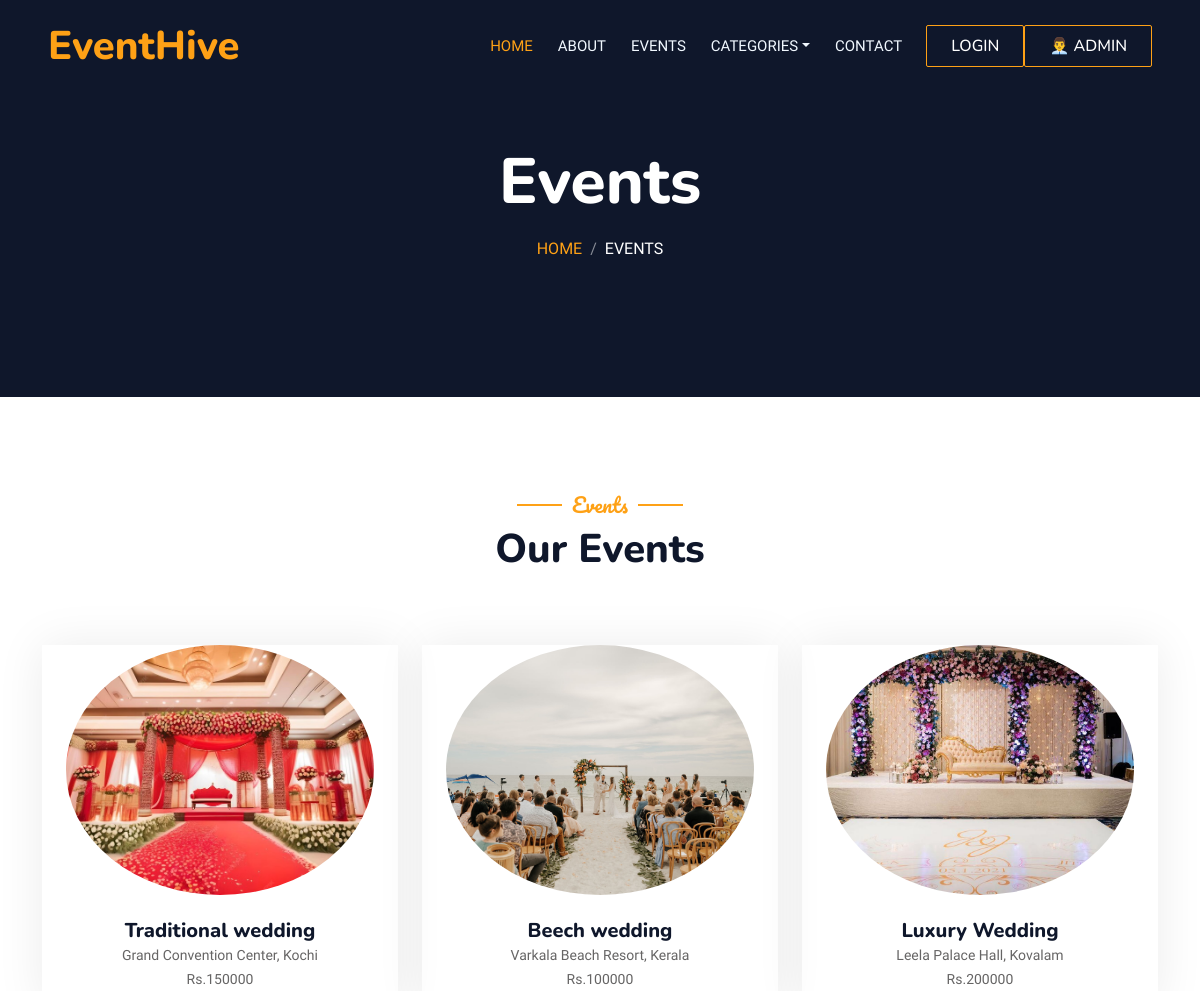
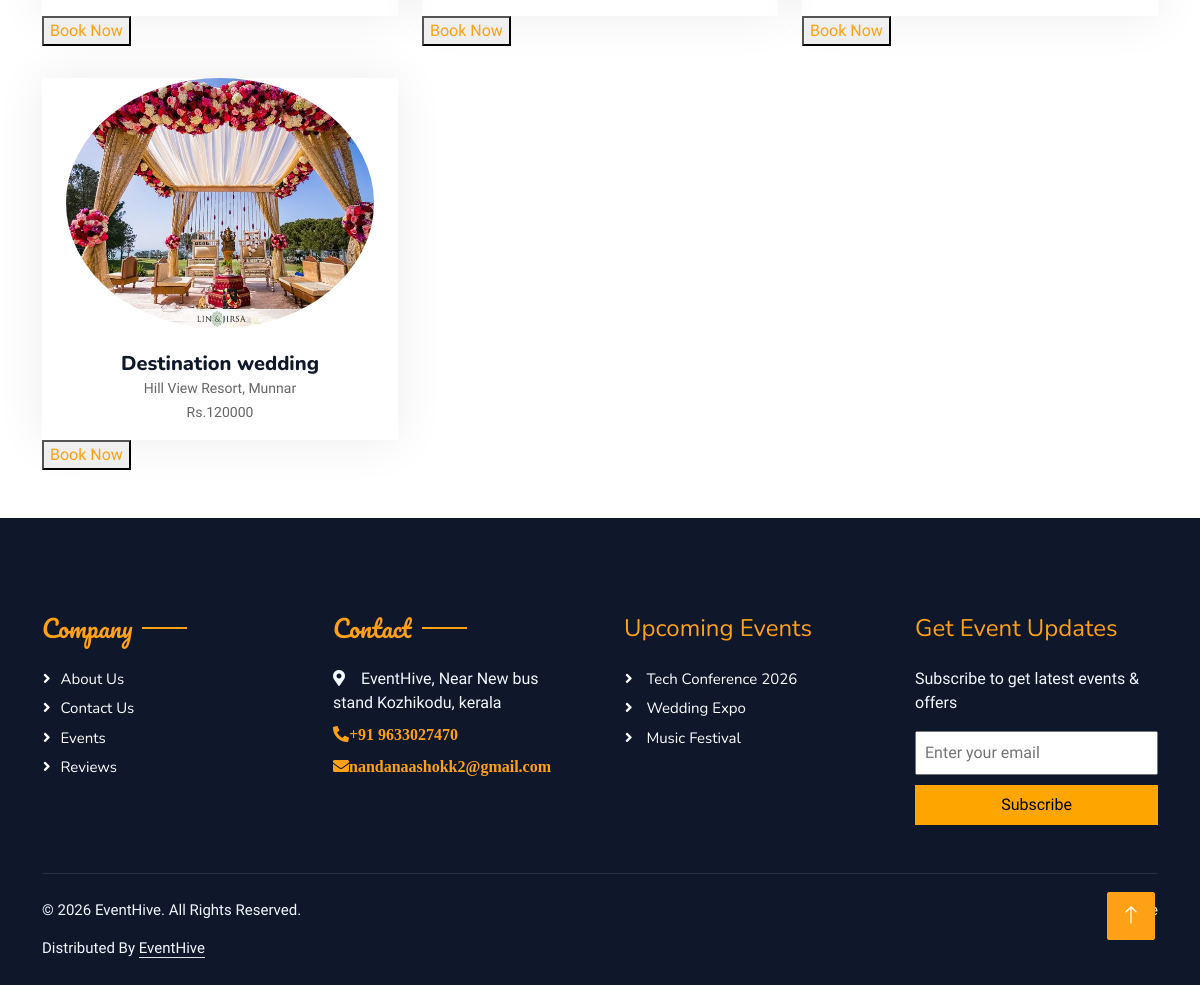
/filter_events/Marriage, run on the app's committed database (2 pictures, top to bottom).
### Adminapp/models.py (models this page shows, shortened)
class EventDb(models.Model):
    Category_Name = models.TextField(max_length=50, null=False, blank=False)
    EventName = models.TextField(max_length=50, null=False, blank=False)
    Location = models.TextField(max_length=50, null=False, blank=False)
    Price=models.IntegerField(null=False, blank=False)
    Description = models.TextField(max_length=50, null=False, blank=False)
    Image = models.ImageField(upload_to = 'events/')

### Organizerapp/views.py (the view)
# urls.py: path('filter_events/<eve_name>',views.filter_events,name='filter_events'),
def filter_events(request,eve_name):
    categories = CategoryDb.objects.all()
    if request.method == "POST":
        email = request.POST.get('email')
        if not Newsletter.objects.filter(email=email).exists():
            Newsletter.objects.create(email=email)
    filter_events = EventDb.objects.filter(Category_Name=eve_name)
    return render(request, 'filter_events.html', {'filter_events':filter_events,'categories':categories})

### Organizerapp/Templates/filter_events.html (shortened to what this page needs)
<!DOCTYPE html>
{% load static %}
<html lang="en">
<head>
    <link href="https://cdnjs.cloudflare.com/ajax/libs/font-awesome/5.10.0/css/all.min.css" rel="stylesheet">
    <link href="https://cdn.jsdelivr.net/npm/bootstrap-icons@1.4.1/font/bootstrap-icons.css" rel="stylesheet">
    <link href="{% static 'app/lib/animate/animate.min.css' %}" rel="stylesheet">
    <link href="{% static 'app/lib/owlcarousel/assets/owl.carousel.min.css' %}" rel="stylesheet">
    <link href="{% static 'app/lib/tempusdominus/css/tempusdominus-bootstrap-4.min.css' %}" rel="stylesheet" />
    <link href="{% static 'app/css/bootstrap.min.css' %}" rel="stylesheet">
    <link href="{% static 'app/css/style.css' %}" rel="stylesheet">
</head>
<body>
    <div class="container-xxl bg-white p-0">
         <div class="container-xxl position-relative p-0">
            <nav class="navbar navbar-expand-lg navbar-dark bg-dark px-4 px-lg-5 py-3 py-lg-0">
                <a href="" class="navbar-brand p-0">
                    <h1 class="text-primary m-0">EventHive</h1>
                </a>
                <div class="collapse navbar-collapse" id="navbarCollapse">
                    <div class="navbar-nav ms-auto py-0 pe-4">
                        <a href="{% url 'Home' %}" class="nav-item nav-link active">Home</a>
                        <a href="{% url 'About' %}" class="nav-item nav-link">About</a>
                        <a href="{% url 'All_Events' %}" class="nav-item nav-link">Events</a>
                        <div class="nav-item dropdown">
                            <a href="#" class="nav-link dropdown-toggle" data-bs-toggle="dropdown">Categories</a>
                        </div>
                        <a href="{% url 'Contact' %}" class="nav-item nav-link">Contact</a>
                    </div>
                    {% if request.session.Username %}
                     <a href="{% url 'user_logout' %}" style="background-color:transparent" class="btn btn-primary py-2 px-4">welcome {{request.session.Username}} /Logout</a>
                    <a href="{% url 'Booking_data' %}" class="btn btn-primary py-2 px-4">Booking details</a>
                    {% else %}
                     <a href="{% url 'sign_in' %}" style="background-color:transparent" class="btn btn-primary py-2 px-4">Login</a>
                    {% endif %}
                    <a href="{% url 'Admin_Loginpage' %}" style="background-color:transparent" class="btn btn-primary py-2 px-4">👨‍💼 Admin</a>
                </div>
            </nav>
           <div class="container-xxl py-5 bg-dark hero-header mb-5">
                <div class="container text-center my-5 pt-5 pb-4">
                    <h1 class="display-3 text-white mb-3 animated slideInDown">Events</h1>
                    <nav aria-label="breadcrumb">
                        <ol class="breadcrumb justify-content-center text-uppercase">
                            <li class="breadcrumb-item"><a href="{% url 'Home' %}">Home</a></li>
                            <li class="breadcrumb-item text-white active" aria-current="page">Events</li>
                        </ol>
                    </nav>
                </div>
            </div>
         </div>
        <div class="container-xxl pt-5 pb-3">
            <div class="container">
                <div class="text-center wow fadeInUp" data-wow-delay="0.1s">
                    <h5 class="section-title ff-secondary text-center text-primary fw-normal">Events</h5>
                    <h1 class="mb-5">Our Events</h1>
                </div>
                <div class="row g-4">
                     {% for i in filter_events %}
                    <div class="col-lg-4 col-md-6 wow fadeInUp" data-wow-delay="0.1s">
                        <div class="team-item text-center ">
                            <div class="rounded-circle  m-4">
                                <img class="img-fluid event-img" style="width:100%;height:250px;object-fit:cover;border-radius:50%;" src="{{i.Image.url}}" alt="">
                            </div>
                            <h5 class="mb-0">{{i.EventName}}</h5>
                            <small>{{i.Location}}</small><br>
                            <small>Rs.{{i.Price}}</small>
                        </div>
                        <button type="button"><a href="{% url 'event_single' event_id=i.id %}">Book Now</a></button>
                    </div>
                    {% endfor %}
                </div>
            </div>
        </div>
        <div class="container-fluid bg-dark text-light footer pt-5 mt-5 wow fadeIn" data-wow-delay="0.1s">
            <div class="container py-5">
                <div class="row g-5">
                    <div class="col-lg-3 col-md-6">
                        <h4 class="section-title ff-secondary text-start text-primary fw-normal mb-4">Company</h4>
                        <a class="btn btn-link" href="{% url 'About' %}">About Us</a>
                        <a class="btn btn-link" href="{% url 'Contact' %}">Contact Us</a>
                        <a class="btn btn-link" href="{% url 'All_Events' %}">Events</a>
                        <a class="btn btn-link" href="{% url 'Review' %}">Reviews</a>
                    </div>
                    <div class="col-lg-3 col-md-6">
                        <h4 class="section-title ff-secondary text-start text-primary fw-normal mb-4">Contact</h4>
                        <p class="mb-2"><i class="fa fa-map-marker-alt me-3"></i>EventHive, Near New bus stand Kozhikodu, kerala</p>
                        <p class="mb-2"><a href="tel:+91 9633027470" class="fa fa-phone-alt me-3">+91 9633027470</a></p>
                        <p class="mb-2"><a  href="mailto:nandanaashok2@gmail.com"  class="fa fa-envelope me-3">nandanaashokk2@gmail.com</a></p>
                    </div>
                    <div class="col-lg-3 col-md-6">
                        <h4 class="text-start text-primary fw-normal mb-4">Upcoming Events</h4>
                            <p class="btn btn-link"> Tech Conference 2026</p>
                            <p class="btn btn-link"> Wedding Expo</p>
                            <p class="btn btn-link"> Music Festival</p>
                    </div>
                    <div class="col-lg-3 col-md-6">
                        <h4 class="text-start text-primary fw-normal mb-4">Get Event Updates</h4>
                        <p>Subscribe to get latest events & offers</p>
                        <form method="POST">
                            <input type="email" name="email" placeholder="Enter your email"
                                style="width:100%; padding:8px; margin-bottom:10px;" required>
                            <button type="submit"
                                style="width:100%; background:orange; border:none; padding:8px;">
                                Subscribe
                            </button>
                         </form>
                    </div>
                </div>
            </div>
            <div class="container">
                <div class="copyright">
                    <div class="row">
                        <div class="col-md-6 text-center text-md-start mb-3 mb-md-0">
                            <p>© 2026 EventHive. All Rights Reserved.</p>
                            Distributed By <a class="border-bottom" href="https://themewagon.com" target="_blank">EventHive</a>
                        </div>
                        <div class="col-md-6 text-center text-md-end">
                            <div class="footer-menu">
                                <a href="{% url 'Home' %}">Home</a>
                            </div>
                        </div>
                    </div>
                </div>
            </div>
        </div>
        <a href="#" class="btn btn-lg btn-primary btn-lg-square back-to-top"><i class="bi bi-arrow-up"></i></a>
    </div>
</body>
</html>

### Organizerapp/static/app/css/style.css (style rules this page uses)
:root { --primary: #FEA116; --light: #F1F8FF; --dark: #0F172B; }
.ff-secondary { font-family: 'Pacifico', cursive; }
.back-to-top { position: fixed; display: none; right: 45px; bottom: 45px; z-index: 99; }
.btn { font-family: 'Nunito', sans-serif; font-weight: 500; text-transform: uppercase; transition: .5s; }
.btn.btn-primary, .btn.btn-secondary { color: #FFFFFF; }
.btn-lg-square { width: 48px; height: 48px; }
.btn-square, .btn-sm-square, .btn-lg-square { padding: 0; display: flex; align-items: center; justify-content: center; font-weight: normal; border-radius: 2px; }
.navbar-dark .navbar-nav .nav-link { position: relative; margin-left: 25px; padding: 35px 0; font-size: 15px; color: var(--light) !important; text-transform: uppercase; font-weight: 500; outline: none; transition: .5s; }
.navbar-dark .navbar-nav .nav-link:hover, .navbar-dark .navbar-nav .nav-link.active { color: var(--primary) !important; }
@media (min-width: 992px) { .navbar-dark { position: absolute; width: 100%; top: 0; left: 0; z-index: 999; background: transparent !important; } }
.hero-header { background: linear-gradient(rgba(15, 23, 43, .9), rgba(15, 23, 43, .9)) background-position: center center; background-repeat: no-repeat; background-size: cover; }
.breadcrumb-item + .breadcrumb-item::before { color: rgba(255, 255, 255, .5); }
.section-title { position: relative; display: inline-block; }
.section-title::before { position: absolute; content: ""; width: 45px; height: 2px; top: 50%; left: -55px; margin-top: -1px; background: var(--primary); }
.section-title::after { position: absolute; content: ""; width: 45px; height: 2px; top: 50%; right: -55px; margin-top: -1px; background: var(--primary); }
.section-title.text-start::before, .section-title.text-end::after { display: none; }
.team-item { box-shadow: 0 0 45px rgba(0, 0, 0, .08); height: calc(100% - 38px); transition: .5s; }
.team-item img { transition: .5s; }
.footer .btn.btn-link { display: block; margin-bottom: 5px; padding: 0; text-align: left; color: #FFFFFF; font-size: 15px; font-weight: normal; text-transform: capitalize; transition: .3s; }
.footer .btn.btn-link::before { position: relative; content: "\f105"; font-family: "Font Awesome 5 Free"; font-weight: 900; margin-right: 10px; }
.footer .copyright { padding: 25px 0; font-size: 15px; border-top: 1px solid rgba(256, 256, 256, .1); }
.footer .copyright a { color: var(--light); }
.footer .footer-menu a { margin-right: 15px; padding-right: 15px; border-right: 1px solid rgba(255, 255, 255, .1); }
.footer .footer-menu a:last-child { margin-right: 0; padding-right: 0; border-right: none; }

### data on the page
EventDb: Image (picture), EventName "Traditional wedding", Location "Grand Convention Center, Kochi", Price "150000"
EventDb: Image (picture), EventName "Beech wedding", Location "Varkala Beach Resort, Kerala", Price "100000"
EventDb: Image (picture), EventName "Luxury Wedding", Location "Leela Palace Hall, Kovalam", Price "200000"
EventDb: Image (picture), EventName "Destination wedding", Location "Hill View Resort, Munnar", Price "120000"
